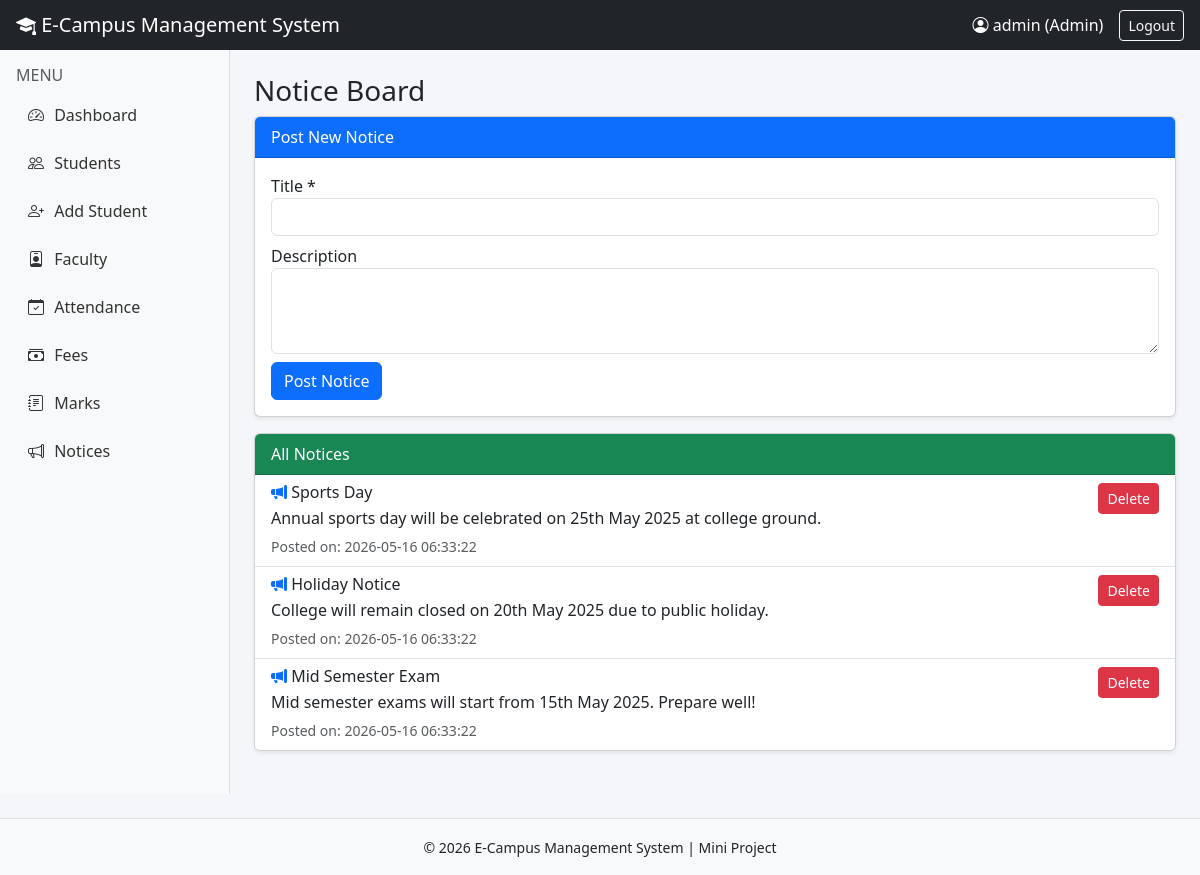
Screenshot of /notices.php (signed in) with the database file from the repository.
### tables this page shows
CREATE TABLE notices (
    id INT AUTO_INCREMENT PRIMARY KEY,
    title VARCHAR(200) NOT NULL,
    description TEXT,
    posted_on TIMESTAMP DEFAULT CURRENT_TIMESTAMP
);

### notices.php (the view, shortened to what this page needs)
<?php
include 'config/db.php';
include 'includes/header.php';
$notices = $conn->query("SELECT * FROM notices ORDER BY id DESC");
?>
<h3>Notice Board</h3>
<?php if ($role == 'admin'): ?>
<div class="card shadow-sm mb-3">
    <div class="card-header bg-primary text-white">Post New Notice</div>
    <div class="card-body">
        <form method="POST">
            <div class="mb-2"><label>Title *</label><input type="text" name="title" class="form-control" required></div>
            <div class="mb-2"><label>Description</label><textarea name="description" class="form-control" rows="3"></textarea></div>
            <button class="btn btn-primary">Post Notice</button>
        </form>
    </div>
</div>
<?php endif; ?>
<div class="card shadow-sm">
    <div class="card-header bg-success text-white">All Notices</div>
    <ul class="list-group list-group-flush">
        <?php while($n = $notices->fetch_assoc()): ?>
        <li class="list-group-item">
            <div class="d-flex justify-content-between">
                <div>
                    <h6 class="mb-1"><i class="bi bi-megaphone-fill text-primary"></i> <?php echo htmlspecialchars($n['title']); ?></h6>
                    <p class="mb-1"><?php echo nl2br(htmlspecialchars($n['description'])); ?></p>
                    <small class="text-muted">Posted on: <?php echo $n['posted_on']; ?></small>
                </div>
                <?php if ($role=='admin'): ?>
                <a href="javascript:void(0)" onclick="confirmDelete('?delete=<?php echo $n['id']; ?>')" class="btn btn-sm btn-danger" style="height:fit-content;">Delete</a>
                <?php endif; ?>
            </div>
        </li>
        <?php endwhile; ?>
    </ul>
</div>
<?php include 'includes/footer.php'; ?>

### assets/css/style.css (style rules this page uses)
body { font-family: 'Segoe UI', Tahoma, sans-serif; background: #f4f6f9; margin: 0; }

### rows the page displays
notices: title "Sports Day", description "Annual sports day will be celebrated on 25th May 2025 at college ground.", posted_on "2026-05-16 06:33:22"
notices: title "Holiday Notice", description "College will remain closed on 20th May 2025 due to public holiday.", posted_on "2026-05-16 06:33:22"
notices: title "Mid Semester Exam", description "Mid semester exams will start from 15th May 2025. Prepare well!", posted_on "2026-05-16 06:33:22"

### other values shown
$username "admin"
$role "Admin"
